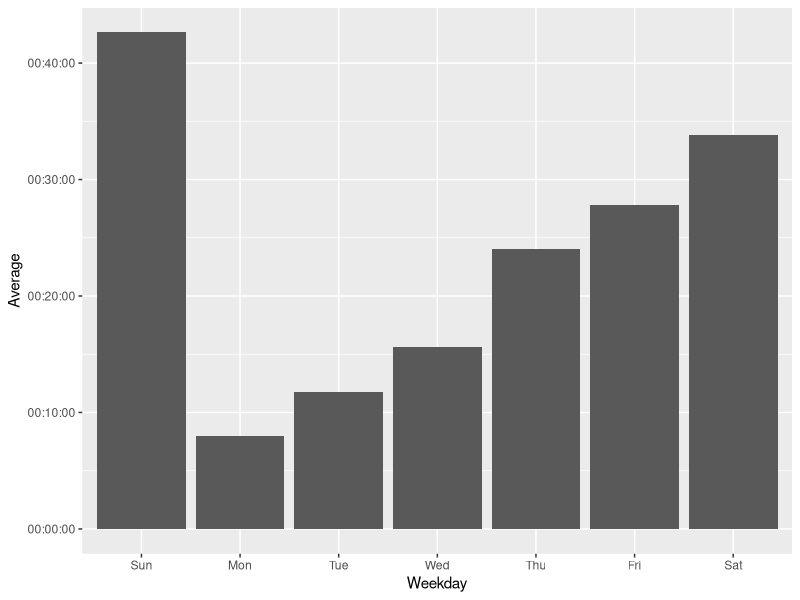
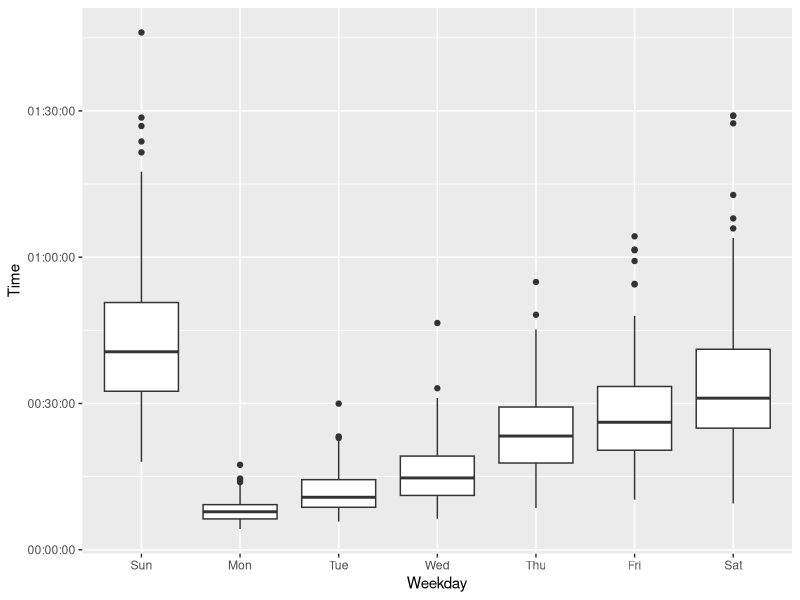
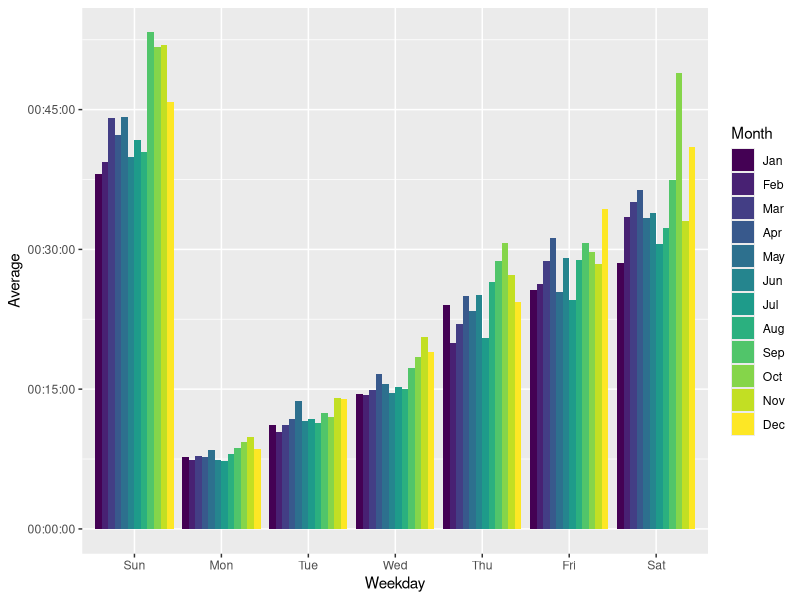
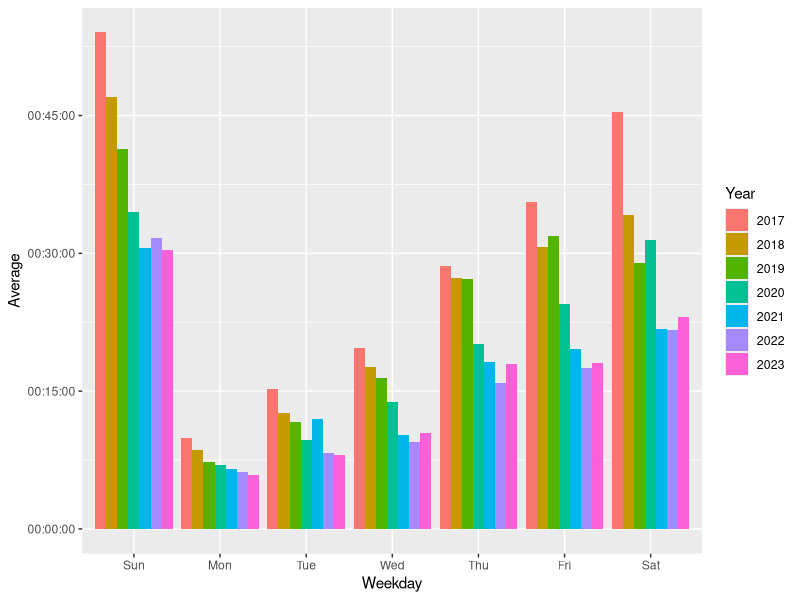
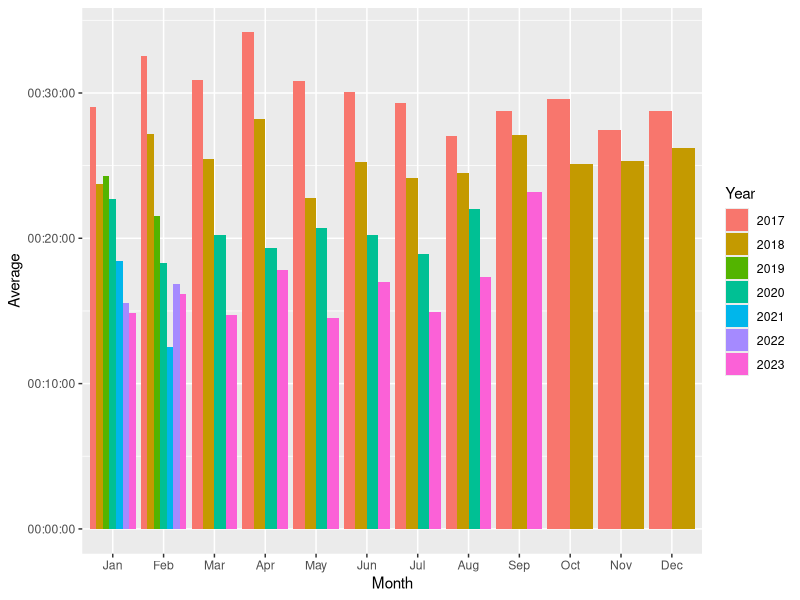
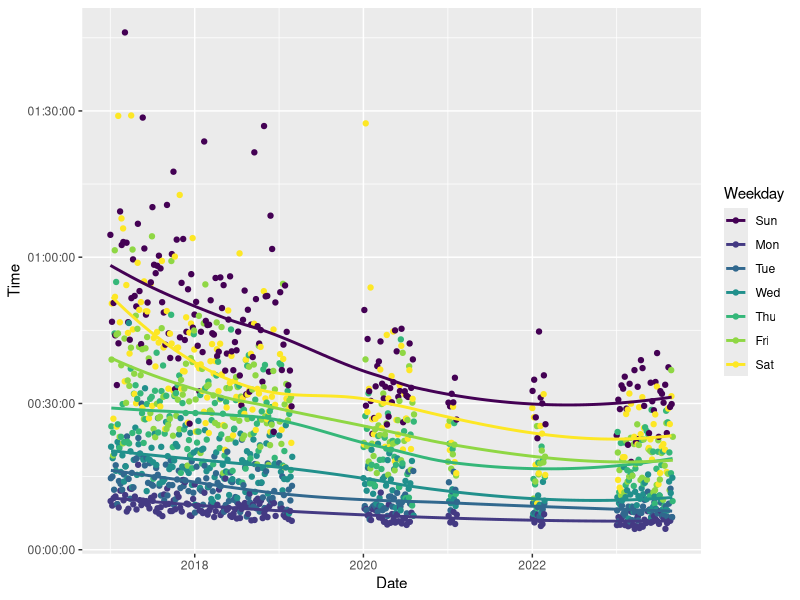

Generate these figures, in order, with R:
## ---- chunk 1
knitr::opts_chunk$set(echo = TRUE)
## ---- chunk 2
library(lubridate)
library(tidyverse)
## ---- chunk 3
# TODO: Figure out why col_time() stopped working.
colspec <- cols(
  Date = col_date(format = ""),
  Time = col_character()
)

times_for_2017 <- read_csv(file = "2017.csv", col_types = colspec)
times_for_2018 <- read_csv(file = "2018.csv", col_types = colspec)
times_for_2019 <- read_csv(file = "2019.csv", col_types = colspec)
times_for_2020 <- read_csv(file = "2020.csv", col_types = colspec)
times_for_2021 <- read_csv(file = "2021.csv", col_types = colspec)
times_for_2022 <- read_csv(file = "2022.csv", col_types = colspec)
times_for_2023 <- read_csv(file = "2023.csv", col_types = colspec)

completion_times <- rbind(
    times_for_2017,
    times_for_2018,
    times_for_2019,
    times_for_2020,
    times_for_2021,
    times_for_2022,
    times_for_2023
  ) %>%
  mutate(
    Weekday = wday(Date, label = TRUE),
    Month = month(Date, label = TRUE),
    Year = year(Date),
    Time = parse_time(Time)
  )
## ---- chunk 4
completion_times %>%
  select(Date, Weekday, Time) %>%
  tail(n = 8)
## ---- chunk 5
times_by_day <- completion_times %>%
  group_by(Weekday) %>%
  summarise(
    Average = hms::as.hms(round(mean(Time))),
    Fastest = hms::as.hms(min(Time)),
    Slowest = hms::as.hms(max(Time))
  )

times_by_day
## ---- chunk 6
ggplot(times_by_day) +
  geom_bar(
    mapping = aes(x = Weekday, y = Average),
    stat = "identity"
  )
## ---- chunk 7
ggplot(completion_times) +
  geom_boxplot(
    mapping = aes(x = Weekday, y = Time)
  )
## ---- chunk 8
completion_times %>%
  group_by(Weekday) %>%
  summarise(
    "85th" = hms::as.hms(round(quantile(Time, probs = 0.85))),
    "75th" = hms::as.hms(round(quantile(Time, probs = 0.75))),
    "50th" = hms::as.hms(round(quantile(Time, probs = 0.5))),
    "25th" = hms::as.hms(round(quantile(Time, probs = 0.25)))
  )
## ---- chunk 9
times_by_month <- completion_times %>%
  group_by(Month, Weekday) %>%
  summarise(
    Average = hms::as.hms(round(mean(Time)))
  )

ggplot(times_by_month) +
  geom_bar(
    mapping = aes(x = Weekday, y = Average, fill = Month),
    position = "dodge",
    stat = "identity"
  )
## ---- chunk 10
times_by_weekday_year <- completion_times %>%
  group_by(Weekday, Year) %>%
  summarise(Average = hms::as.hms(round(mean(Time))))

times_by_weekday_year$Year <- factor(times_by_weekday_year$Year)

ggplot(times_by_weekday_year) +
  geom_bar(
    mapping = aes(x = Weekday, y = Average, fill = Year),
    position = "dodge",
    stat = "identity"
  )
## ---- chunk 11
times_by_month_year <- completion_times %>%
  group_by(Month, Year) %>%
  summarise(Average = hms::as.hms(round(mean(Time))))

times_by_month_year$Year <- factor(times_by_month_year$Year)

ggplot(times_by_month_year) +
  geom_bar(
    mapping = aes(x = Month, y = Average, fill = Year),
    position = "dodge",
    stat = "identity"
  )
## ---- chunk 12
ggplot(completion_times, mapping = aes(x = Date, y = Time, color = Weekday)) +
  geom_point() +
  geom_smooth(se = FALSE)
